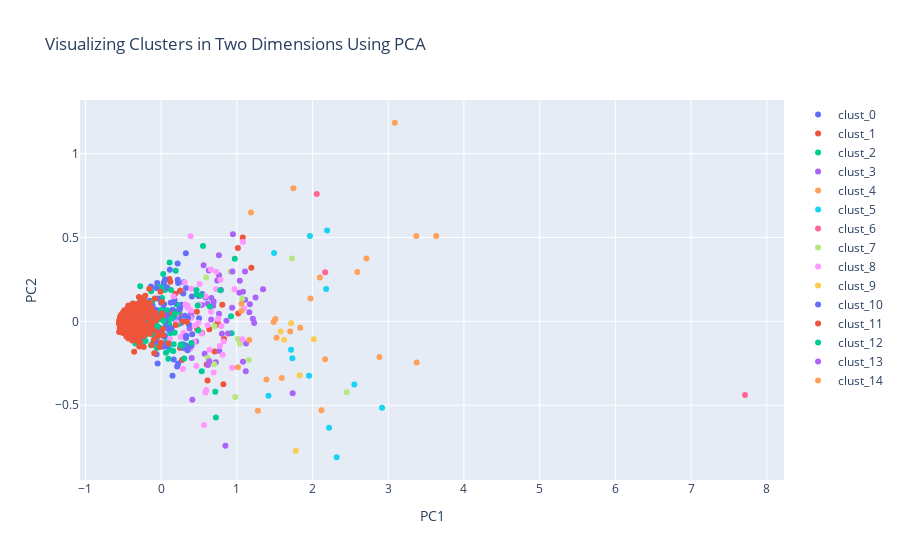

Notebook code cell kept with this figure:
### Code cell
# Plotting 2D PCA
data = []
for i in range(n_clusters):
    cluster = cluster_list[i]
    data.append(go.Scatter(
                    x = cluster[1]["PC1_2d"],
                    y = cluster[1]["PC2_2d"],
                    mode = "markers",
                    name = cluster[0],
                    text = None))

title = "Visualizing Clusters in Two Dimensions Using PCA"

layout = dict(title = title,
              xaxis= dict(title= 'PC1',ticklen= 5,zeroline= False),
              yaxis= dict(title= 'PC2',ticklen= 5,zeroline= False)
             )

fig = dict(data = data, layout = layout)

iplot(fig)
